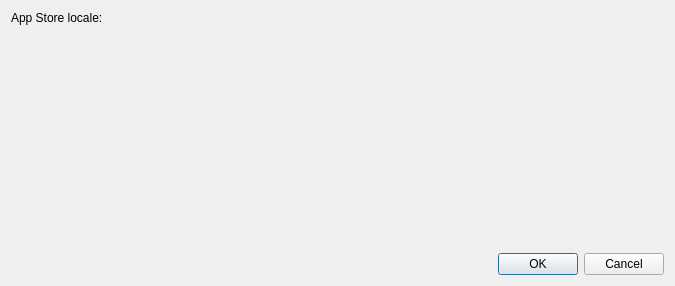
<?xml version="1.0" encoding="UTF-8"?>
<ui version="4.0">
 <class>ConfiguratorSettings</class>
 <widget class="QDialog" name="ConfiguratorSettings">
  <property name="geometry">
   <rect>
    <x>0</x>
    <y>0</y>
    <width>675</width>
    <height>286</height>
   </rect>
  </property>
  <property name="windowTitle">
   <string>Profile Editor settings</string>
  </property>
  <layout class="QVBoxLayout" name="verticalLayout">
   <item>
    <widget class="QWidget" name="widget" native="true">
     <layout class="QFormLayout" name="formLayout">
      <property name="leftMargin">
       <number>0</number>
      </property>
      <property name="topMargin">
       <number>0</number>
      </property>
      <property name="rightMargin">
       <number>0</number>
      </property>
      <property name="bottomMargin">
       <number>0</number>
      </property>
      <item row="0" column="0">
       <widget class="QLabel" name="label">
        <property name="text">
         <string>App Store locale:</string>
        </property>
       </widget>
      </item>
      <item row="0" column="1">
       <widget class="AppStoreLocale" name="appStoreLocale" native="true"/>
      </item>
     </layout>
    </widget>
   </item>
   <item>
    <spacer name="verticalSpacer">
     <property name="orientation">
      <enum>Qt::Vertical</enum>
     </property>
     <property name="sizeHint" stdset="0">
      <size>
       <width>20</width>
       <height>193</height>
      </size>
     </property>
    </spacer>
   </item>
   <item>
    <widget class="QDialogButtonBox" name="buttonBox">
     <property name="orientation">
      <enum>Qt::Horizontal</enum>
     </property>
     <property name="standardButtons">
      <set>QDialogButtonBox::Cancel|QDialogButtonBox::Ok</set>
     </property>
    </widget>
   </item>
  </layout>
 </widget>
 <customwidgets>
  <customwidget>
   <class>AppStoreLocale</class>
   <extends>QWidget</extends>
   <header>FWAdminLib/AppStoreLocale.h</header>
   <container>1</container>
  </customwidget>
 </customwidgets>
 <resources/>
 <connections>
  <connection>
   <sender>buttonBox</sender>
   <signal>accepted()</signal>
   <receiver>ConfiguratorSettings</receiver>
   <slot>accept()</slot>
   <hints>
    <hint type="sourcelabel">
     <x>248</x>
     <y>254</y>
    </hint>
    <hint type="destinationlabel">
     <x>157</x>
     <y>274</y>
    </hint>
   </hints>
  </connection>
  <connection>
   <sender>buttonBox</sender>
   <signal>rejected()</signal>
   <receiver>ConfiguratorSettings</receiver>
   <slot>reject()</slot>
   <hints>
    <hint type="sourcelabel">
     <x>316</x>
     <y>260</y>
    </hint>
    <hint type="destinationlabel">
     <x>286</x>
     <y>274</y>
    </hint>
   </hints>
  </connection>
 </connections>
</ui>
